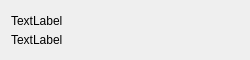
<?xml version="1.0" encoding="UTF-8"?>
<ui version="4.0">
 <class>ListWidget</class>
 <widget class="QWidget" name="ListWidget">
  <property name="geometry">
   <rect>
    <x>0</x>
    <y>0</y>
    <width>250</width>
    <height>60</height>
   </rect>
  </property>
  <property name="windowTitle">
   <string>Form</string>
  </property>
  <layout class="QHBoxLayout" name="horizontalLayout">
   <item>
    <layout class="QVBoxLayout" name="verticalLayout">
     <property name="spacing">
      <number>0</number>
     </property>
     <item>
      <widget class="QLabel" name="deviceLabel">
       <property name="text">
        <string>TextLabel</string>
       </property>
      </widget>
     </item>
     <item>
      <widget class="QLabel" name="statusLabel">
       <property name="font">
        <font>
         <pointsize>9</pointsize>
        </font>
       </property>
       <property name="text">
        <string>TextLabel</string>
       </property>
      </widget>
     </item>
    </layout>
   </item>
   <item>
    <spacer name="horizontalSpacer">
     <property name="orientation">
      <enum>Qt::Horizontal</enum>
     </property>
     <property name="sizeHint" stdset="0">
      <size>
       <width>40</width>
       <height>20</height>
      </size>
     </property>
    </spacer>
   </item>
  </layout>
 </widget>
 <resources/>
 <connections/>
</ui>
